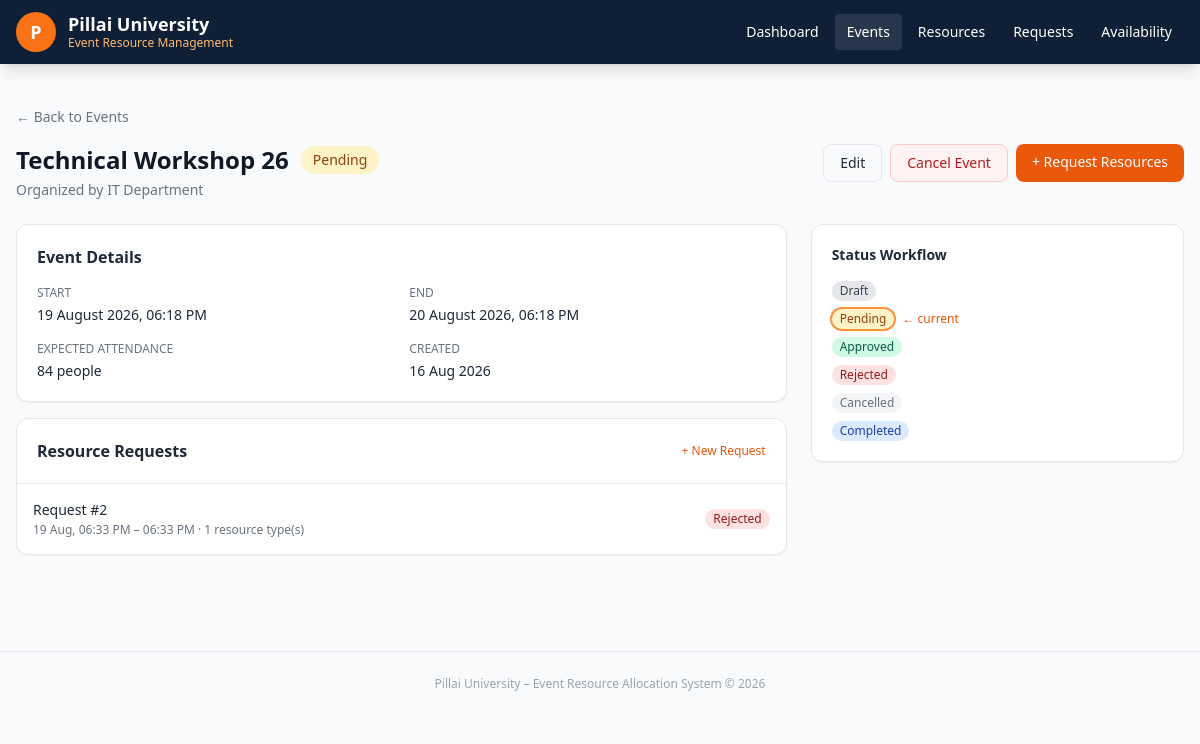
Screenshot of /events/2 with the database file from the repository.
### models.py (models this page shows, shortened)
class Event(db.Model):
    __tablename__ = 'events'
    id = db.Column(db.Integer, primary_key=True)
    name = db.Column(db.String(200), nullable=False)
    organizer = db.Column(db.String(100), nullable=False)
    expected_attendance = db.Column(db.Integer, nullable=False)
    start_datetime = db.Column(db.DateTime, nullable=False)
    end_datetime = db.Column(db.DateTime, nullable=False)
    status = db.Column(db.String(20), nullable=False, default='Draft')
    description = db.Column(db.Text, nullable=True)
    created_at = db.Column(db.DateTime, default=datetime.utcnow)
    updated_at = db.Column(db.DateTime, default=datetime.utcnow, onupdate=datetime.utcnow)
    resource_requests = db.relationship('ResourceRequest', backref='event', lazy=True, cascade='all, delete-orphan')
    STATUS_CHOICES = ['Draft', 'Pending', 'Approved', 'Rejected', 'Cancelled', 'Completed']

class ResourceRequest(db.Model):
    __tablename__ = 'resource_requests'
    id = db.Column(db.Integer, primary_key=True)
    event_id = db.Column(db.Integer, db.ForeignKey('events.id'), nullable=False)
    start_datetime = db.Column(db.DateTime, nullable=False)
    end_datetime = db.Column(db.DateTime, nullable=False)
    status = db.Column(db.String(20), nullable=False, default='Pending')
    notes = db.Column(db.Text, nullable=True)
    rejection_reason = db.Column(db.Text, nullable=True)
    created_at = db.Column(db.DateTime, default=datetime.utcnow)
    updated_at = db.Column(db.DateTime, default=datetime.utcnow, onupdate=datetime.utcnow)
    items = db.relationship('ResourceRequestItem', backref='request', lazy=True, cascade='all, delete-orphan')
    allocations = db.relationship('ResourceAllocation', backref='request', lazy=True, cascade='all, delete-orphan')
    STATUS_CHOICES = ['Pending', 'Approved', 'Rejected', 'Cancelled']

### app.py (the view)
@app.route('/events/<int:event_id>')
def event_detail(event_id):
    event = Event.query.get_or_404(event_id)
    return render_template('events/detail.html', event=event)

### templates/events/detail.html (shortened to what this page needs)
{% extends 'base.html' %}
{% block content %}
<div class="mb-4">
  <a href="/events" class="text-sm text-gray-500 hover:text-gray-700">← Back to Events</a>
</div>
<div class="flex items-start justify-between mb-6 flex-wrap gap-3">
  <div>
    <div class="flex items-center gap-3 flex-wrap">
      <h1 class="text-2xl font-bold text-gray-900">{{ event.name }}</h1>
      <span class="badge-{{ event.status }} px-3 py-1 rounded-full text-sm font-medium">{{ event.status }}</span>
    </div>
    <p class="text-sm text-gray-500 mt-1">Organized by {{ event.organizer }}</p>
  </div>
  <div class="flex gap-2 flex-wrap">
    {% if event.status not in ['Cancelled', 'Completed'] %}
    <a href="/events/{{ event.id }}/edit" class="border px-4 py-2 rounded-lg text-sm hover:bg-gray-50 transition">Edit</a>
    {% endif %}
    {% if event.status not in ['Cancelled', 'Completed'] %}
    <form method="post" action="/events/{{ event.id }}/cancel" onsubmit="return confirm('Cancel this event and all its resource allocations?')">
      <button type="submit" class="bg-red-50 border border-red-200 text-red-700 px-4 py-2 rounded-lg text-sm hover:bg-red-100 transition">Cancel Event</button>
    </form>
    {% endif %}
    {% if event.status in ['Approved', 'Pending'] %}
    <a href="/requests/create?event_id={{ event.id }}" class="bg-orange-600 hover:bg-orange-700 text-white px-4 py-2 rounded-lg text-sm font-medium transition">+ Request Resources</a>
    {% endif %}
  </div>
</div>
<div class="grid md:grid-cols-3 gap-6 mb-8">
  <div class="md:col-span-2 space-y-4">
    <div class="bg-white border rounded-xl shadow-sm p-5">
      <h2 class="font-semibold text-gray-800 mb-4">Event Details</h2>
      <div class="grid grid-cols-2 gap-4 text-sm">
        <div>
          <div class="text-gray-500 text-xs uppercase mb-1">Start</div>
          <div class="font-medium">{{ event.start_datetime.strftime('%d %B %Y, %I:%M %p') }}</div>
        </div>
        <div>
          <div class="text-gray-500 text-xs uppercase mb-1">End</div>
          <div class="font-medium">{{ event.end_datetime.strftime('%d %B %Y, %I:%M %p') }}</div>
        </div>
        <div>
          <div class="text-gray-500 text-xs uppercase mb-1">Expected Attendance</div>
          <div class="font-medium">{{ event.expected_attendance }} people</div>
        </div>
        <div>
          <div class="text-gray-500 text-xs uppercase mb-1">Created</div>
          <div class="font-medium">{{ event.created_at.strftime('%d %b %Y') }}</div>
        </div>
      </div>
    </div>
    <div class="bg-white border rounded-xl shadow-sm">
      <div class="flex items-center justify-between p-5 border-b">
        <h2 class="font-semibold text-gray-800">Resource Requests</h2>
        {% if event.status not in ['Cancelled'] %}
        <a href="/requests/create?event_id={{ event.id }}" class="text-xs text-orange-600 hover:underline">+ New Request</a>
        {% endif %}
      </div>
      {% if event.resource_requests %}
      <div class="divide-y">
        {% for req in event.resource_requests %}
        <a href="/requests/{{ req.id }}" class="flex items-center justify-between p-4 hover:bg-gray-50 transition">
          <div>
            <div class="text-sm font-medium">Request #{{ req.id }}</div>
            <div class="text-xs text-gray-500 mt-0.5">
              {{ req.start_datetime.strftime('%d %b, %I:%M %p') }} – {{ req.end_datetime.strftime('%I:%M %p') }}
              · {{ req.items|length }} resource type(s)
            </div>
          </div>
          <span class="badge-{{ req.status }} px-2 py-0.5 rounded-full text-xs font-medium">{{ req.status }}</span>
        </a>
        {% endfor %}
      </div>
      {% else %}
      <div class="p-8 text-center text-gray-400 text-sm">No resource requests for this event.</div>
      {% endif %}
    </div>
  </div>
  <div class="space-y-4">
    <div class="bg-white border rounded-xl shadow-sm p-5">
      <h2 class="font-semibold text-gray-800 mb-4 text-sm">Status Workflow</h2>
      <div class="space-y-2 text-xs">
        {% for s in ['Draft', 'Pending', 'Approved', 'Rejected', 'Cancelled', 'Completed'] %}
        <div class="flex items-center gap-2">
          <span class="badge-{{ s }} px-2 py-0.5 rounded-full font-medium {% if s == event.status %}ring-2 ring-orange-400{% endif %}">{{ s }}</span>
          {% if s == event.status %}<span class="text-orange-600 font-medium">← current</span>{% endif %}
        </div>
        {% endfor %}
      </div>
    </div>
  </div>
</div>
{% endblock %}

### templates/base.html (style rules this page uses)
.badge-Draft { background:#e5e7eb; color:#374151; }
.badge-Pending { background:#fef3c7; color:#92400e; }
.badge-Approved { background:#d1fae5; color:#065f46; }
.badge-Rejected { background:#fee2e2; color:#991b1b; }
.badge-Cancelled { background:#f3f4f6; color:#6b7280; }
.badge-Completed { background:#dbeafe; color:#1e40af; }

### rows the page displays
Event: name "Technical Workshop 26", status "Pending", organizer "IT Department", start_datetime "19 August 2026, 06:18 PM", end_datetime "20 August 2026, 06:18 PM", expected_attendance "84", created_at "16 Aug 2026"
ResourceRequest: id "2", start_datetime "19 Aug, 06:33 PM", end_datetime "06:33 PM", items|length "1", status "Rejected"

### other values shown
{{ s }} "Draft" "Pending" "Approved" "Rejected" "Cancelled" "Completed"
